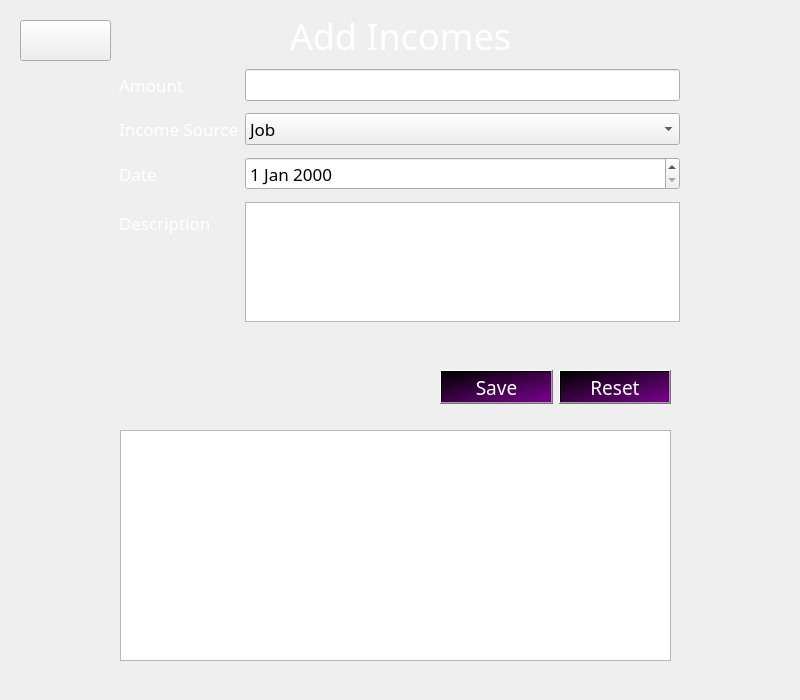
<?xml version="1.0" encoding="UTF-8"?>
<ui version="4.0">
 <class>AddIncome</class>
 <widget class="QDialog" name="AddIncome">
  <property name="geometry">
   <rect>
    <x>0</x>
    <y>0</y>
    <width>800</width>
    <height>700</height>
   </rect>
  </property>
  <property name="maximumSize">
   <size>
    <width>800</width>
    <height>700</height>
   </size>
  </property>
  <property name="font">
   <font>
    <family>Sitka Banner</family>
   </font>
  </property>
  <property name="windowTitle">
   <string>AddIncome</string>
  </property>
  <property name="windowIcon">
   <iconset resource="src.qrc">
    <normaloff>:/images/ghjk.png</normaloff>:/images/ghjk.png</iconset>
  </property>
  <widget class="QLabel" name="label">
   <property name="geometry">
    <rect>
     <x>220</x>
     <y>10</y>
     <width>361</width>
     <height>51</height>
    </rect>
   </property>
   <property name="font">
    <font>
     <family>Sitka Banner</family>
     <pointsize>27</pointsize>
    </font>
   </property>
   <property name="styleSheet">
    <string notr="true">color: rgb(255, 255, 255);</string>
   </property>
   <property name="text">
    <string>Add Incomes</string>
   </property>
   <property name="alignment">
    <set>Qt::AlignmentFlag::AlignCenter</set>
   </property>
  </widget>
  <widget class="QWidget" name="formLayoutWidget">
   <property name="geometry">
    <rect>
     <x>119</x>
     <y>69</y>
     <width>561</width>
     <height>261</height>
    </rect>
   </property>
   <layout class="QFormLayout" name="formLayout">
    <property name="verticalSpacing">
     <number>12</number>
    </property>
    <property name="bottomMargin">
     <number>8</number>
    </property>
    <item row="0" column="0">
     <widget class="QLabel" name="label_2">
      <property name="font">
       <font>
        <family>Sitka Banner</family>
        <pointsize>13</pointsize>
       </font>
      </property>
      <property name="styleSheet">
       <string notr="true">color: rgb(255, 255, 255);</string>
      </property>
      <property name="text">
       <string>Amount</string>
      </property>
     </widget>
    </item>
    <item row="0" column="1">
     <widget class="QLineEdit" name="Amount">
      <property name="font">
       <font>
        <family>Sitka Banner</family>
        <pointsize>13</pointsize>
       </font>
      </property>
     </widget>
    </item>
    <item row="1" column="0">
     <widget class="QLabel" name="label_3">
      <property name="font">
       <font>
        <family>Sitka Banner</family>
        <pointsize>13</pointsize>
       </font>
      </property>
      <property name="styleSheet">
       <string notr="true">color: rgb(255, 255, 255);</string>
      </property>
      <property name="text">
       <string>Income Source</string>
      </property>
     </widget>
    </item>
    <item row="1" column="1">
     <widget class="QComboBox" name="IncomeSource">
      <property name="font">
       <font>
        <family>Sitka Banner</family>
        <pointsize>13</pointsize>
       </font>
      </property>
      <item>
       <property name="text">
        <string>Job</string>
       </property>
      </item>
      <item>
       <property name="text">
        <string>Allowance from parents</string>
       </property>
      </item>
      <item>
       <property name="text">
        <string>Scholarships</string>
       </property>
      </item>
      <item>
       <property name="text">
        <string>Student aid</string>
       </property>
      </item>
     </widget>
    </item>
    <item row="2" column="0">
     <widget class="QLabel" name="label_4">
      <property name="font">
       <font>
        <family>Sitka Banner</family>
        <pointsize>13</pointsize>
       </font>
      </property>
      <property name="styleSheet">
       <string notr="true">color: rgb(255, 255, 255);</string>
      </property>
      <property name="text">
       <string>Date</string>
      </property>
     </widget>
    </item>
    <item row="2" column="1">
     <widget class="QDateEdit" name="DateIncome">
      <property name="font">
       <font>
        <family>Sitka Banner</family>
        <pointsize>13</pointsize>
       </font>
      </property>
     </widget>
    </item>
    <item row="3" column="0">
     <widget class="QLabel" name="label_5">
      <property name="font">
       <font>
        <family>Sitka Banner</family>
        <pointsize>13</pointsize>
       </font>
      </property>
      <property name="styleSheet">
       <string notr="true">color: rgb(255, 255, 255);</string>
      </property>
      <property name="text">
       <string>Description</string>
      </property>
     </widget>
    </item>
    <item row="3" column="1">
     <widget class="QTextEdit" name="IncomeDesc">
      <property name="font">
       <font>
        <family>Sitka Banner</family>
        <pointsize>13</pointsize>
       </font>
      </property>
     </widget>
    </item>
   </layout>
  </widget>
  <widget class="QTableView" name="IncomeTable">
   <property name="geometry">
    <rect>
     <x>120</x>
     <y>430</y>
     <width>551</width>
     <height>231</height>
    </rect>
   </property>
  </widget>
  <widget class="QWidget" name="layoutWidget">
   <property name="geometry">
    <rect>
     <x>440</x>
     <y>370</y>
     <width>231</width>
     <height>34</height>
    </rect>
   </property>
   <layout class="QHBoxLayout" name="horizontalLayout">
    <item>
     <widget class="QPushButton" name="SaveIncome">
      <property name="font">
       <font>
        <family>Sitka Banner</family>
        <pointsize>14</pointsize>
       </font>
      </property>
      <property name="cursor">
       <cursorShape>PointingHandCursor</cursorShape>
      </property>
      <property name="styleSheet">
       <string notr="true">background-color: qlineargradient(spread:pad, x1:0, y1:0, x2:1, y2:1, stop:0 rgba(0, 0, 0, 255), stop:1 rgba(122, 1, 142, 255));
color: rgb(255, 255, 255);</string>
      </property>
      <property name="text">
       <string>Save</string>
      </property>
     </widget>
    </item>
    <item>
     <widget class="QPushButton" name="ResetIncome">
      <property name="font">
       <font>
        <family>Sitka Banner</family>
        <pointsize>14</pointsize>
       </font>
      </property>
      <property name="cursor">
       <cursorShape>PointingHandCursor</cursorShape>
      </property>
      <property name="styleSheet">
       <string notr="true">background-color: qlineargradient(spread:pad, x1:0, y1:0, x2:1, y2:1, stop:0 rgba(0, 0, 0, 255), stop:1 rgba(122, 1, 142, 255));
color: rgb(255, 255, 255);</string>
      </property>
      <property name="text">
       <string>Reset</string>
      </property>
     </widget>
    </item>
   </layout>
  </widget>
  <widget class="QLabel" name="label_6">
   <property name="geometry">
    <rect>
     <x>-230</x>
     <y>-10</y>
     <width>1291</width>
     <height>711</height>
    </rect>
   </property>
   <property name="styleSheet">
    <string notr="true">image: url(:/images/6070859.jpg);</string>
   </property>
   <property name="text">
    <string/>
   </property>
  </widget>
  <widget class="QPushButton" name="BackInc">
   <property name="geometry">
    <rect>
     <x>20</x>
     <y>20</y>
     <width>91</width>
     <height>41</height>
    </rect>
   </property>
   <property name="cursor">
    <cursorShape>PointingHandCursor</cursorShape>
   </property>
   <property name="styleSheet">
    <string notr="true">image: url(:/images/left-arrow.png);</string>
   </property>
   <property name="text">
    <string/>
   </property>
  </widget>
  <zorder>label_6</zorder>
  <zorder>label</zorder>
  <zorder>formLayoutWidget</zorder>
  <zorder>IncomeTable</zorder>
  <zorder>layoutWidget</zorder>
  <zorder>BackInc</zorder>
 </widget>
 <resources>
  <include location="src.qrc"/>
 </resources>
 <connections/>
</ui>
